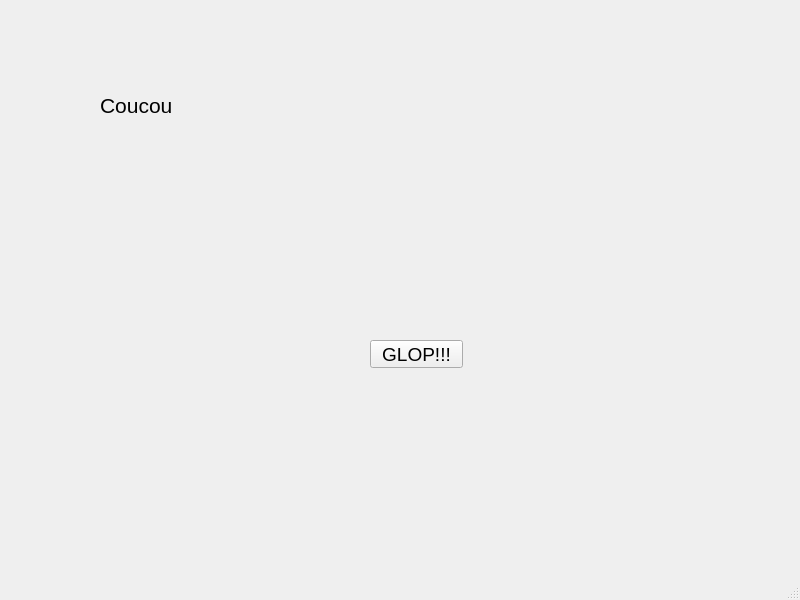
<?xml version="1.0" encoding="UTF-8"?>
<ui version="4.0">
 <class>MainWindow</class>
 <widget class="QMainWindow" name="MainWindow">
  <property name="geometry">
   <rect>
    <x>0</x>
    <y>0</y>
    <width>800</width>
    <height>600</height>
   </rect>
  </property>
  <property name="windowTitle">
   <string>MainWindow</string>
  </property>
  <widget class="QWidget" name="centralwidget">
   <widget class="QLabel" name="label">
    <property name="geometry">
     <rect>
      <x>100</x>
      <y>80</y>
      <width>101</width>
      <height>51</height>
     </rect>
    </property>
    <property name="font">
     <font>
      <pointsize>16</pointsize>
     </font>
    </property>
    <property name="text">
     <string>Coucou</string>
    </property>
    <property name="textFormat">
     <enum>Qt::PlainText</enum>
    </property>
   </widget>
   <widget class="QPushButton" name="pushButton">
    <property name="geometry">
     <rect>
      <x>370</x>
      <y>340</y>
      <width>93</width>
      <height>28</height>
     </rect>
    </property>
    <property name="font">
     <font>
      <pointsize>14</pointsize>
     </font>
    </property>
    <property name="text">
     <string>GLOP!!!</string>
    </property>
   </widget>
  </widget>
  <widget class="QMenuBar" name="menubar">
   <property name="geometry">
    <rect>
     <x>0</x>
     <y>0</y>
     <width>800</width>
     <height>26</height>
    </rect>
   </property>
  </widget>
  <widget class="QStatusBar" name="statusbar"/>
 </widget>
 <resources/>
 <connections/>
</ui>
